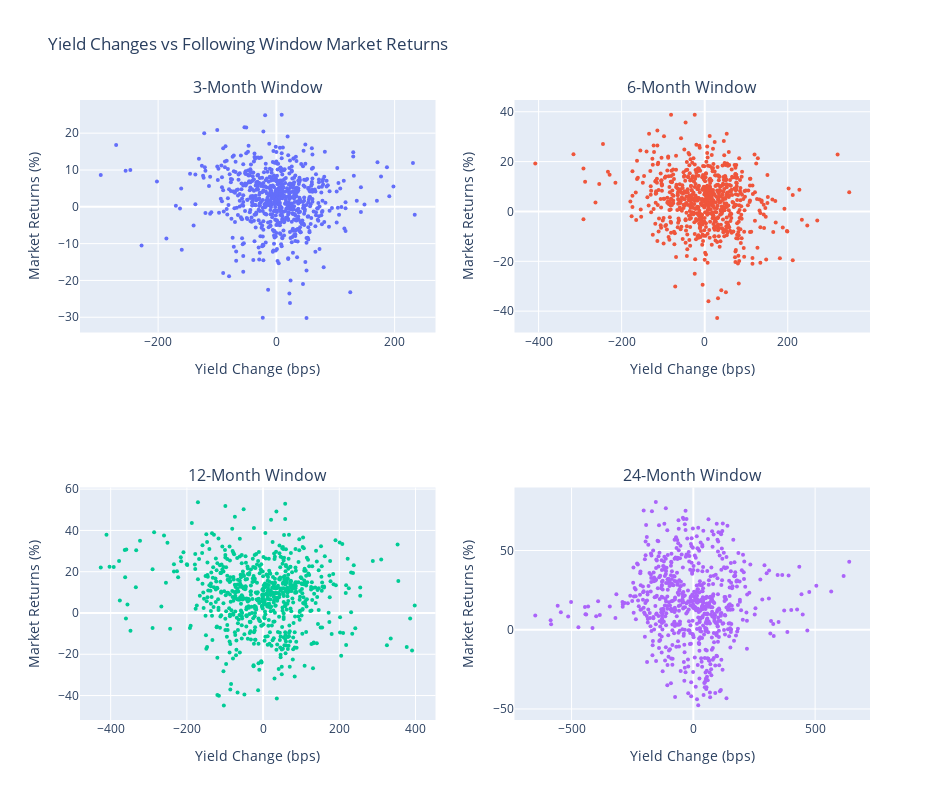

Notebook code for this chart:
### Code cell
# Create subplots with different windows
window_list = [3, 6, 12, 24]
results = {}
fig = make_subplots(rows=2, cols=2)

for window in window_list:

  # Calculate metrics
  rates, market_index, rates_vs_market = calculate_metrics(index_ticker, window, lookback_period)

  # Fit regression model
  #model = sm.OLS(rates_vs_market['Following Window Market Returns'], sm.add_constant(rates_vs_market['Window Yield Change'])).fit()
  #alpha = model.params[0]
  #beta = model.params[1]
  #rates_vs_market['Regression'] = alpha + (beta*rates_vs_market['Following Window Market Returns'])

  # Create chart
  trace = go.Scatter(
      x=rates_vs_market['Window Yield Change'],
      y=rates_vs_market['Following Window Market Returns'],
      mode='markers',
      marker=dict(size=4))
  results[window] = trace

# Create subplots
fig = make_subplots(rows=2, cols=2,
                    subplot_titles=("3-Month Window", "6-Month Window", "12-Month Window", "24-Month Window"))

fig.add_trace(results[3], row=1, col=1)
fig.add_trace(results[6], row=1, col=2)
fig.add_trace(results[12], row=2, col=1)
fig.add_trace(results[24], row=2, col=2)

# Update xaxis properties
fig.update_xaxes(title_text="Yield Change (bps)", row=1, col=1)
fig.update_xaxes(title_text="Yield Change (bps)", row=1, col=2)
fig.update_xaxes(title_text="Yield Change (bps)", row=2, col=1)
fig.update_xaxes(title_text="Yield Change (bps)", row=2, col=2)

# Update yaxis properties
fig.update_yaxes(title_text="Market Returns (%)", row=1, col=1)
fig.update_yaxes(title_text="Market Returns (%)", row=1, col=2)
fig.update_yaxes(title_text="Market Returns (%)", row=2, col=1)
fig.update_yaxes(title_text="Market Returns (%)", row=2, col=2)

fig.update_layout(height=800, width=950, title_text="Yield Changes vs Following Window Market Returns", showlegend=False)
fig.show()

### Figure 1 — Plotly figure (JSON) as saved in the notebook; plotly's stock layout.template omitted (floating-point values rounded to 4 significant figures; data arrays with more than 128 entries replaced by an {"elided": "..."} marker saying what was removed)
{"data": [{"marker": {"size": 4}, "mode": "markers", "type": "scatter", "x": {"elided": "738 float values"}, "xaxis": "x", "y": {"elided": "738 float values"}, "yaxis": "y"}, {"marker": {"size": 4}, "mode": "markers", "type": "scatter", "x": {"elided": "732 float values"}, "xaxis": "x2", "y": {"elided": "732 float values"}, "yaxis": "y2"}, {"marker": {"size": 4}, "mode": "markers", "type": "scatter", "x": {"elided": "720 float values"}, "xaxis": "x3", "y": {"elided": "720 float values"}, "yaxis": "y3"}, {"marker": {"size": 4}, "mode": "markers", "type": "scatter", "x": {"elided": "696 float values"}, "xaxis": "x4", "y": {"elided": "696 float values"}, "yaxis": "y4"}], "layout": {"annotations": [{"font": {"size": 16}, "showarrow": false, "text": "3-Month Window", "x": 0.225, "xanchor": "center", "xref": "paper", "y": 1, "yanchor": "bottom", "yref": "paper"}, {"font": {"size": 16}, "showarrow": false, "text": "6-Month Window", "x": 0.775, "xanchor": "center", "xref": "paper", "y": 1, "yanchor": "bottom", "yref": "paper"}, {"font": {"size": 16}, "showarrow": false, "text": "12-Month Window", "x": 0.225, "xanchor": "center", "xref": "paper", "y": 0.375, "yanchor": "bottom", "yref": "paper"}, {"font": {"size": 16}, "showarrow": false, "text": "24-Month Window", "x": 0.775, "xanchor": "center", "xref": "paper", "y": 0.375, "yanchor": "bottom", "yref": "paper"}], "height": 800, "showlegend": false, "title": {"text": "Yield Changes vs Following Window Market Returns"}, "width": 950, "xaxis": {"anchor": "y", "domain": [0, 0.45], "title": {"text": "Yield Change (bps)"}}, "xaxis2": {"anchor": "y2", "domain": [0.55, 1], "title": {"text": "Yield Change (bps)"}}, "xaxis3": {"anchor": "y3", "domain": [0, 0.45], "title": {"text": "Yield Change (bps)"}}, "xaxis4": {"anchor": "y4", "domain": [0.55, 1], "title": {"text": "Yield Change (bps)"}}, "yaxis": {"anchor": "x", "domain": [0.625, 1], "title": {"text": "Market Returns (%)"}}, "yaxis2": {"anchor": "x2", "domain": [0.625, 1], "title": {"text": "Market Returns (%)"}}, "yaxis3": {"anchor": "x3", "domain": [0, 0.375], "title": {"text": "Market Returns (%)"}}, "yaxis4": {"anchor": "x4", "domain": [0, 0.375], "title": {"text": "Market Returns (%)"}}}}
